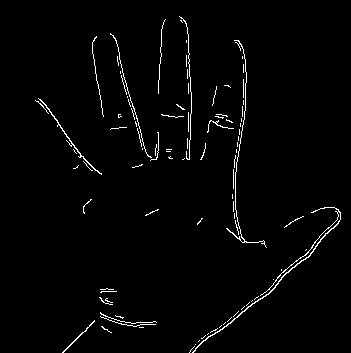
#> input picture Hand.png, 351 x 353 px
$ python ColorTracking.py
#> lines starting #> are read from the running program, lines starting #| are printed output that depends on the picture; after the words box and inside, x2 and y2 are one past the last pixel; in counts of white or black regions, pixels touching at a corner belong together
import random

import cv2
import numpy as np

def distance(x1, y1, x2, y2):
    return ((((x2 - x1 )**2) + ((y2-y1)**2) )**0.5)


def averageList(inputArr):
    total = 0
    for idx in inputArr:
        total += idx

    return int(total/len(inputArr))


cap = cv2.VideoCapture(0)
distanceBetween = 0

FrameCount = 0

Lives = 3

FruitxAxis = 500
FruityAxis = 250

red = random.randint(0,255)
green = random.randint(0,255)
blue = random.randint(0,255)

score = 0

HandX = 100
HandY = 100
xRate = 20
yRate = 20

hand = cv2.imread("Hand.png")
#> hand is the input picture: shape (353, 351, 3); 1.9% white in thin lines or dots, all inside (x1, y1, x2, y2) = (35, 16, 341, 353)

while True:
    FrameCount += 1

    distanceBetween = distance(FruityAxis, FruitxAxis, HandX, HandY)


    #Threshing
    res, img = cap.read()
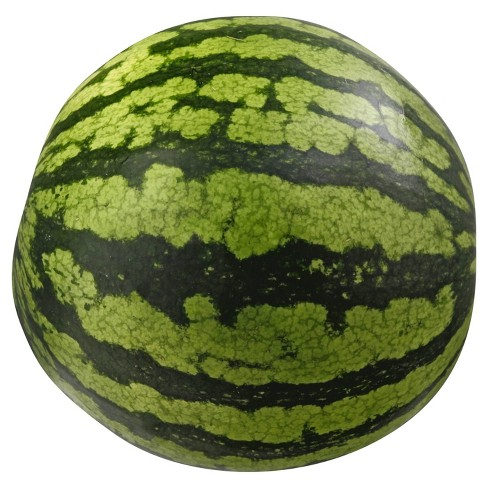
#> input picture watermelon.jpg, 488 x 488 px, given in place of the camera
#> img is the input picture: shape (488, 488, 3); mean B, G, R 108.9, 148.4, 139.6
    hsvim = cv2.cvtColor(img, cv2.COLOR_BGR2HSV)
#> hsvim: shape (488, 488, 3); mean H, S, V 29.2, 92.3, 148.4
    lower = np.array([0, 0, 0], dtype="uint8")
    upper = np.array([100, 100, 100], dtype="uint8")
    skinRegionHSV = cv2.inRange(hsvim, lower, upper)
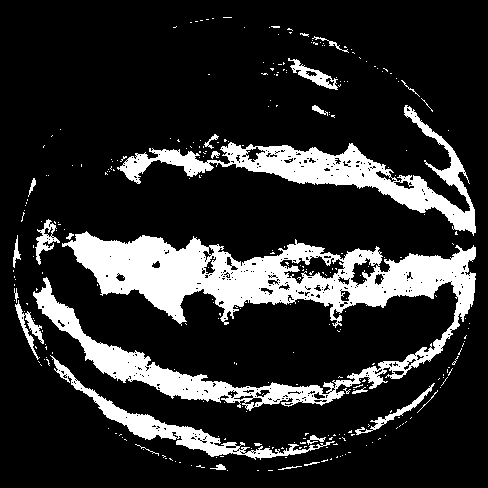
#> skinRegionHSV: shape (488, 488); 17.3% white; 295 white regions (272 under 20 px), largest, box (x1, y1, x2, y2) and area: (33, 231, 476, 411) 25840, (117, 105, 476, 236) 8857, (50, 355, 335, 460) 3241
    blurred = cv2.blur(skinRegionHSV, (2, 2))
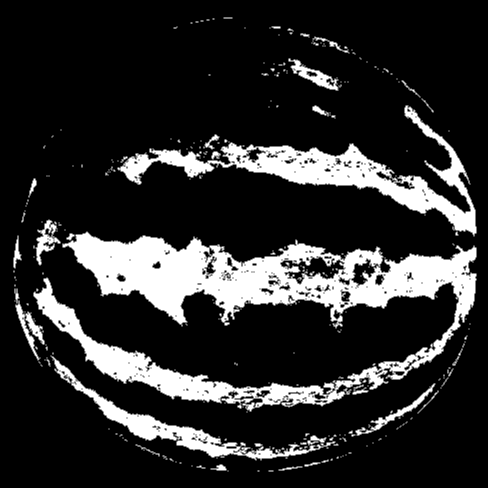
#> blurred: shape (488, 488); min 0, max 255, mean 44.3
    ret, thresh = cv2.threshold(blurred, 0, 255, cv2.THRESH_BINARY)
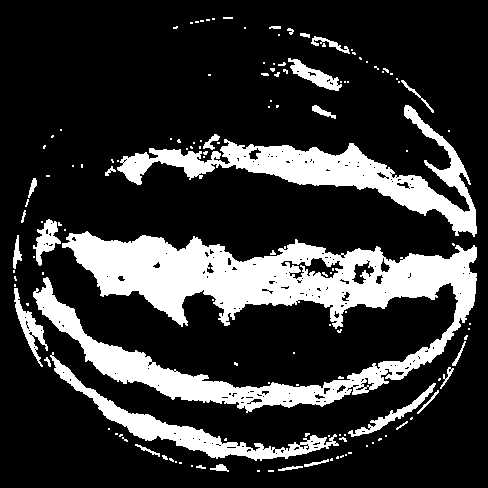
#> thresh: shape (488, 488); 20.7% white; 137 white regions (104 under 20 px), largest, box (x1, y1, x2, y2) and area: (33, 231, 477, 413) 29663, (117, 105, 477, 237) 10417, (50, 352, 339, 461) 4254
    thresh = cv2.flip(thresh, 1)
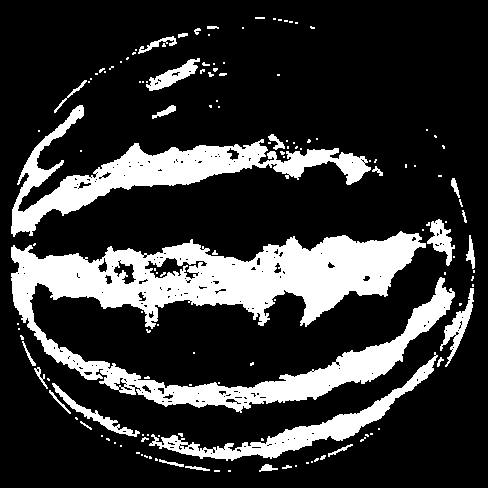
#> thresh: shape (488, 488); 20.7% white; 137 white regions (104 under 20 px), largest, box (x1, y1, x2, y2) and area: (11, 231, 455, 413) 29663, (11, 105, 371, 237) 10417, (149, 352, 438, 461) 4254
    img = cv2.flip(img, 1)
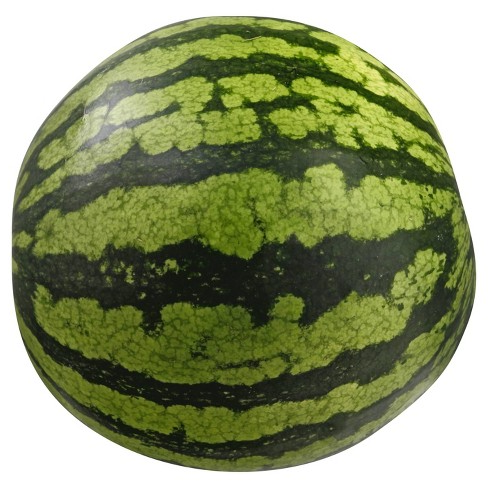
#> img: shape (488, 488, 3); mean B, G, R 108.9, 148.4, 139.6


    #Hand Center

    M = cv2.moments(thresh)
#> M = moments, m00 12590625, centre m10/m00, m01/m00 = (227.6, 282)
    HandX = int(M["m10"] / M["m00"])
#> HandX = 227
    HandY = int(M["m01"] / M["m00"])
#> HandY = 281
    #cv2.ellipse(img, (HandX, HandY), (20, 20), 30, 0, 360, (255, 255, 255), 1)
    cv2.putText(img, "("+str(HandX)+","+str(HandY)+")", (HandX-40, HandY+10 ), cv2.FONT_HERSHEY_SIMPLEX, 1,(255, 255, 255),2, cv2.LINE_AA, False)


    #Fruit
    if FruitxAxis>thresh.shape[0]-100 or FruitxAxis<50:
        xRate = xRate*(-1)
    if FruityAxis>thresh.shape[1]-50 or FruityAxis<50:
        yRate = yRate*(-1)
    FruitxAxis+=xRate
    FruityAxis+=yRate


    cv2.ellipse(img, (FruityAxis, FruitxAxis), (50, 50), 30, 0, 360, (red, green, blue), -1)

    #Score

    if FrameCount > 50:
        FrameCount = 0
        Lives -= 1

    if distanceBetween<300 or FrameCount>50:
        score+=100
        FrameCount = 0

        while (distance(FruityAxis,FruitxAxis,HandX,HandY)<600):
            FruitxAxis = random.randint(100, 700)
            FruityAxis = random.randint(100, 1500)

        red = random.randint(0, 255)
        green = random.randint(0, 255)
        blue = random.randint(0, 255)


    cv2.putText(img, str(score), (100,200), cv2.FONT_HERSHEY_SIMPLEX, 5, (255, 255, 255), 4, cv2.LINE_AA, False)
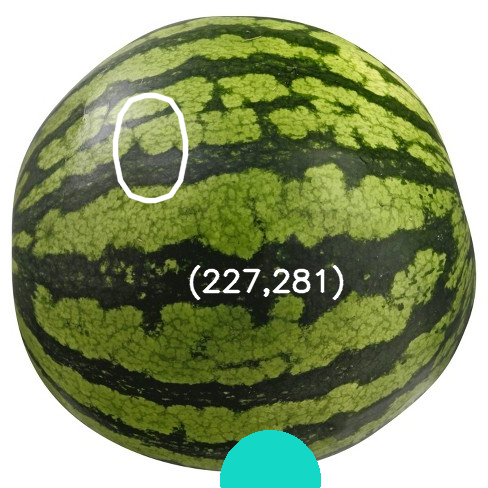
#> img: shape (488, 488, 3); mean B, G, R 112.6, 151.6, 139.1


    if Lives == 3:
        cv2.ellipse(img, (1800, 70), (30, 30), 30, 0, 360, (0, 0, 255), -1)
        cv2.ellipse(img, (1700, 70), (30, 30), 30, 0, 360, (0, 0, 255), -1)
        cv2.ellipse(img, (1600, 70), (30, 30), 30, 0, 360, (0, 0, 255), -1)
    elif Lives == 2:
        cv2.ellipse(img, (1800, 70), (30, 30), 30, 0, 360, (0, 0, 255), -1)
        cv2.ellipse(img, (1700, 70), (30, 30), 30, 0, 360, (0, 0, 255), -1)
    elif Lives == 1:
        cv2.ellipse(img, (1800, 70), (30, 30), 30, 0, 360, (0, 0, 255), -1)


    cv2.imshow("Fruit Ninja", img)


    cv2.waitKey(1)
